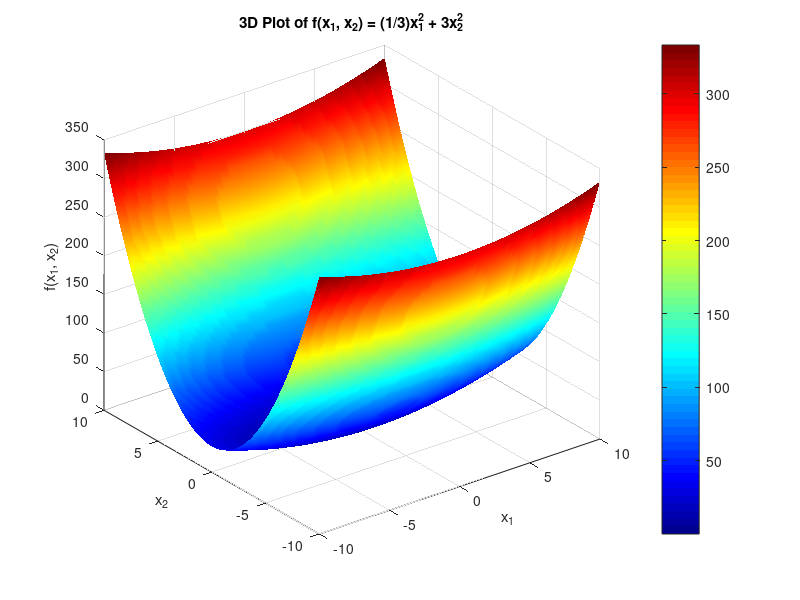
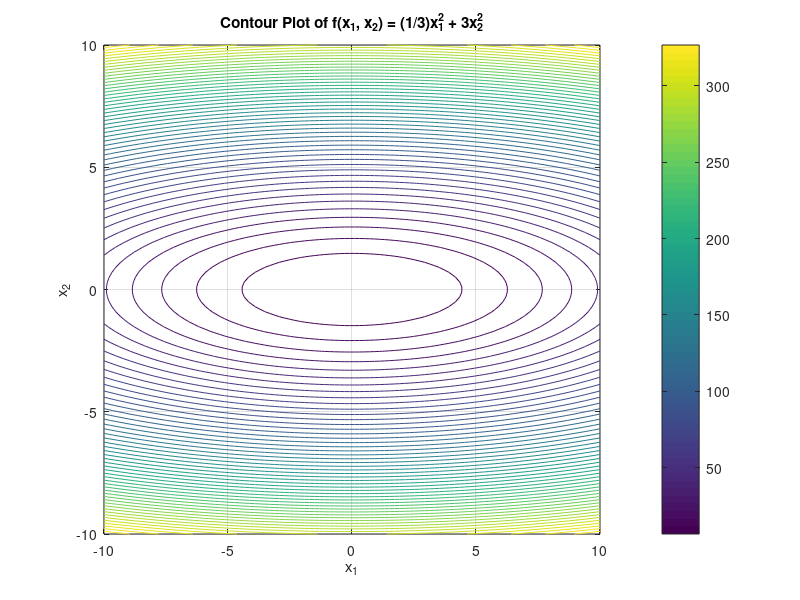

The MATLAB script that drew these images, in order:
% Define the function
f = @(x1, x2) (1/3)*x1.^2 + 3*x2.^2;

% Define the grid for x1 and x2
x1 = linspace(-10, 10, 100); % Range for x1
x2 = linspace(-10, 10, 100); % Range for x2
[X1, X2] = meshgrid(x1, x2); % Create the meshgrid

% Evaluate the function
Z = f(X1, X2);

% Plot the surface
figure;
surf(X1, X2, Z); % 3D surface plot
shading interp; % Smooth shading
colormap jet; % Color map
colorbar; % Color bar
xlabel('x_1');
ylabel('x_2');
zlabel('f(x_1, x_2)');
title('3D Plot of f(x_1, x_2) = (1/3)x_1^2 + 3x_2^2');
grid on;

% Plot the contour (optional, if needed)
figure;
contour(X1, X2, Z, 50); % Contour plot with 50 levels
xlabel('x_1');
ylabel('x_2');
title('Contour Plot of f(x_1, x_2) = (1/3)x_1^2 + 3x_2^2');
colorbar;
grid on;
